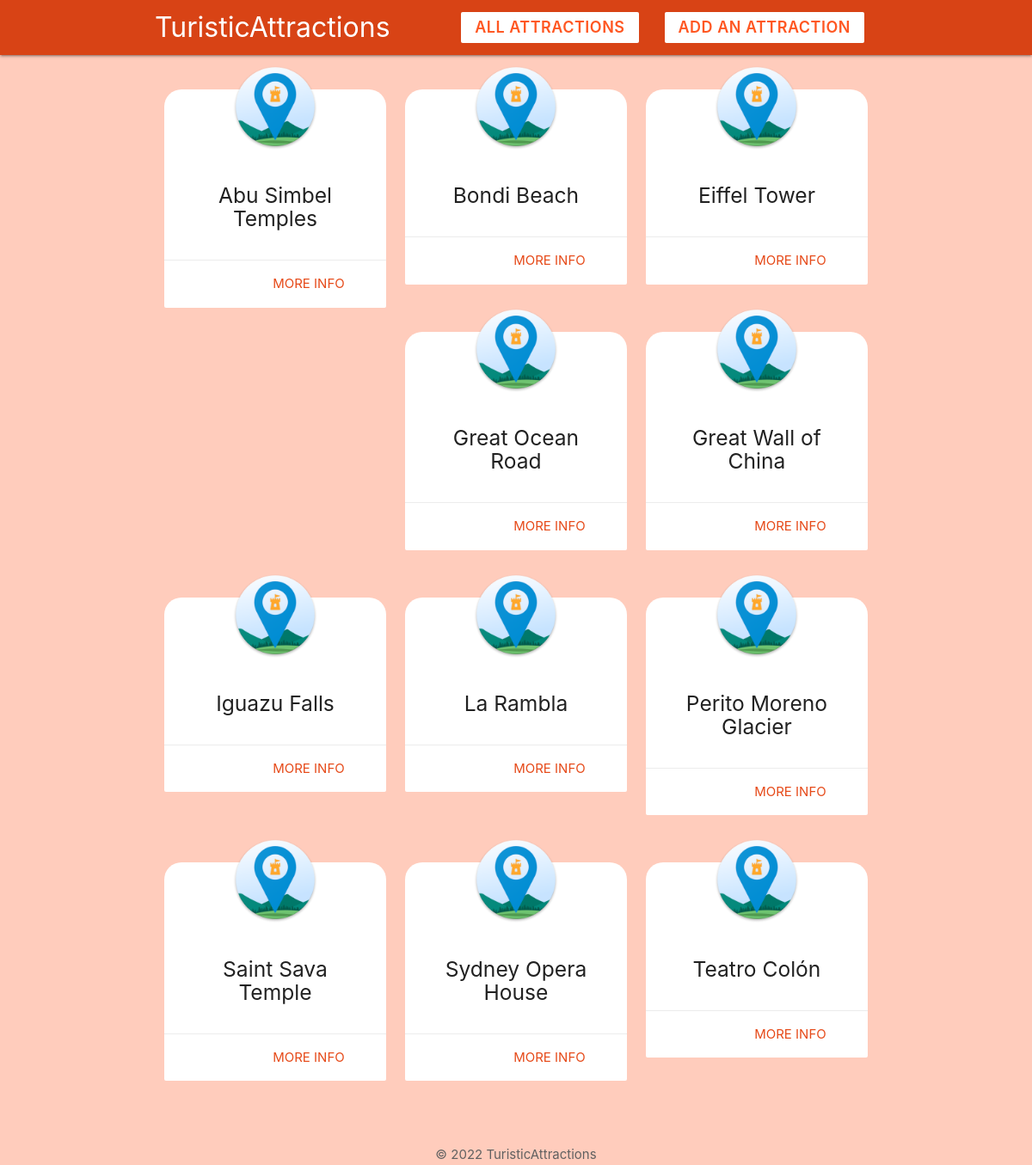
The page /attractions.php on the database its author committed.
### tables this page shows
CREATE TABLE `attraction` (
  `id` int(11) NOT NULL,
  `countryid` int(11) NOT NULL,
  `name` varchar(100) NOT NULL,
  `location` varchar(100) NOT NULL,
  `description` varchar(4000) NOT NULL,
  `best_visited` varchar(10) NOT NULL
);

### attractions.php (the view, shortened to what this page needs)
<?php
$query = "SELECT * FROM attraction ORDER BY name ASC";
$result = mysqli_query($conn, $query);
$attractions = mysqli_fetch_all($result, MYSQLI_ASSOC);
?>
<!DOCTYPE html>
<html lang="en">
<?php include('templates/header.php'); ?>
<div class="container">
    <div class="row">
        <?php foreach ($attractions as $attraction) : ?>
            <div class="col s12 m6 l4 xl3">
                <div class="card z-depth-0 radius-card">
                    <img src="img/icon.png" alt="pl" class="icon-card">
                    <div class="card-content center">
                        <h5><?php echo htmlspecialchars($attraction['name']); ?></h5>
                    </div>
                    <div class="card-action right-align radius-card">
                        <a href="attraction.php?id=<?php echo $attraction['id']; ?>" class="deep-orange-text accent-2 text-darken-2">
                            More Info
                        </a>
                    </div>
                </div>
            </div>
        <?php endforeach; ?>
    </div>
</div>
<?php include('templates/footer.php'); ?>
</html>

### templates/header.php (shortened to what this page needs)
<head>
    <link rel="stylesheet" href="https://cdnjs.cloudflare.com/ajax/libs/materialize/1.0.0/css/materialize.min.css">
</head>
<body class="deep-orange lighten-4">
    <nav class="deep-orange darken-3">
        <div class="container">
            <a href="index.php" class="title-text">TuristicAttractions</a>
            <ul class="right hide-on-small-and-down navul">
                <li>
                    <a href="attractions.php" class="btn white deep-orange-text nav-text z-depth-0">
                        All Attractions
                    </a>
                </li>
                <li>
                    <a href="add.php" class="btn white deep-orange-text nav-text z-depth-0">
                        Add An Attraction
                    </a>
                </li>
            </ul>
        </div>
    </nav>

### templates/footer.php
<footer style="padding-top: 40px">
    <div class="center grey-text text-darken-2">&copy; 2022 TuristicAttractions</div>
</footer>
</body>

### templates/header.php (style rules this page uses)
.title-text { font-size: xx-large; }
.nav-text { font-size: large; font-weight: 600; }
.icon-card { max-height: 100px; margin: 40px auto -30px; display: block; position: relative; top: -30px; }
.radius-card { border-radius: 20px; }

### rows shown on the page
attraction: name "Abu Simbel Temples"
attraction: name "Bondi Beach"
attraction: name "Eiffel Tower"
attraction: name "Great Ocean Road"
attraction: name "Great Wall of China"
attraction: name "Iguazu Falls"
attraction: name "La Rambla"
attraction: name "Perito Moreno Glacier"
attraction: name "Saint Sava Temple"
attraction: name "Sydney Opera House"
attraction: name "Teatro Colón"
